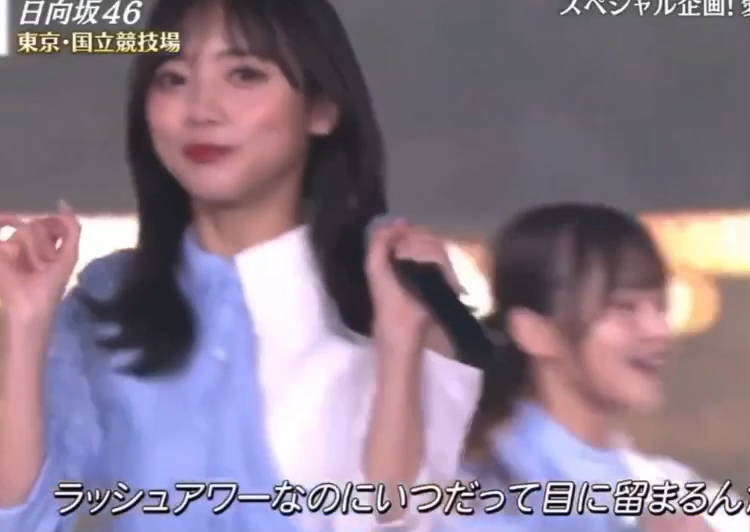
//> input picture frame 12 of OpenCV_for_Cpp/examples/Kyoko.mov, 750 x 532 px
$ ./rgb_split   (built with g++ and OpenCV 4)
//> lines starting //> are read from the running program, lines starting //| are printed output that depends on the picture
#include <iostream>
#include <opencv2/opencv.hpp>
#include <opencv2/highgui.hpp>
#include <opencv2/xphoto.hpp>

using namespace std;
using namespace cv;

int main(){
    // 動画ファイル読み込み
    auto filename="../examples/Kyoko.mov";
    VideoCapture cap(filename);
    // 画像サイズ
    Size frame((int)cap.get(CAP_PROP_FRAME_WIDTH),
                (int)cap.get(CAP_PROP_FRAME_HEIGHT));
    // ゼロ画像
    Mat src;
    Mat imgzero=Mat::zeros(frame, CV_8UC1);

    // 3チャンネル出力用
    vector<Mat> dst(3);
    vector<string> colors{"red", "green", "blue"};

    //
    while(1){
        cap >> src;
//> src is the input picture: 532 rows x 750 cols, CV_8UC3; mean B, G, R 136.2, 121.6, 137
        if(src.empty()) break;

        // Mat型vectorコンテナ（３要素）を用意
        vector<Mat> ch(3);

        // RGBチャンネルに分離
        split(src, ch);
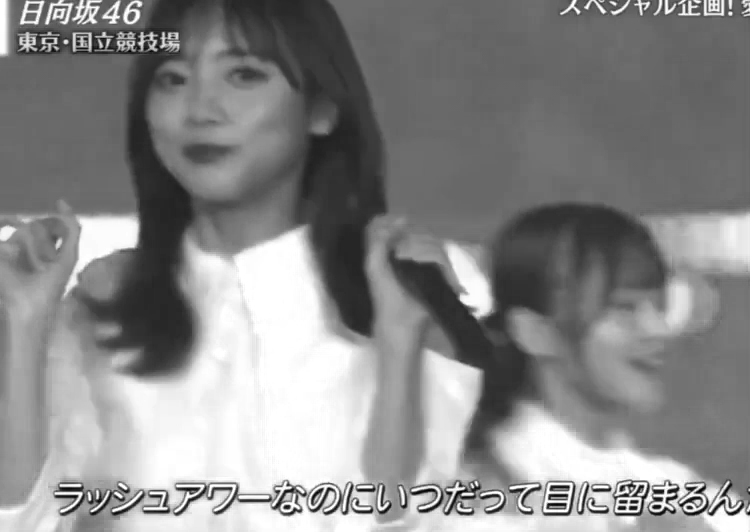
//> ch[0]: 532 rows x 750 cols, CV_8UC1; min 0, max 255, mean 136.2
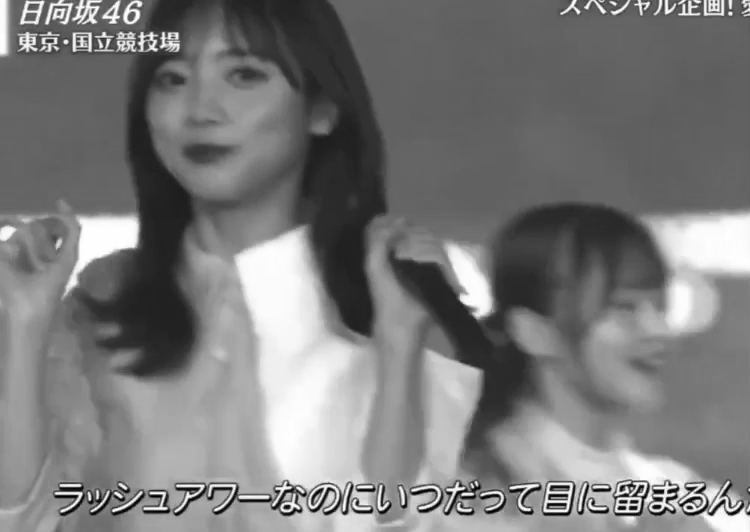
//> ch[1]: 532 rows x 750 cols, CV_8UC1; min 0, max 255, mean 121.6
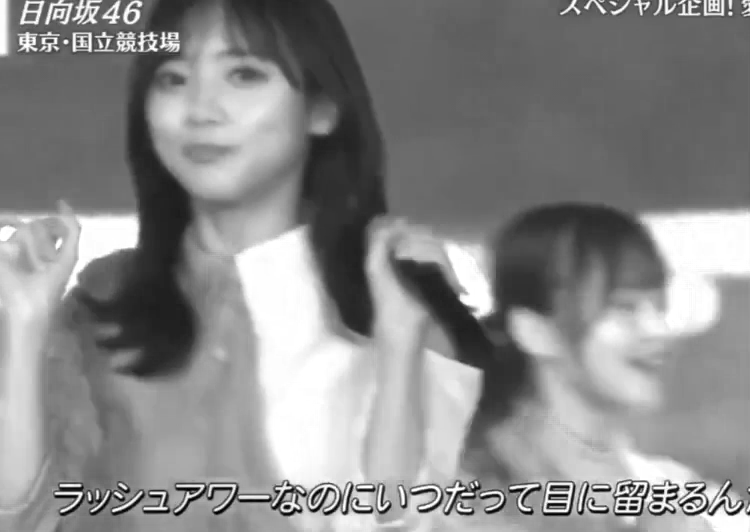
//> ch[2]: 532 rows x 750 cols, CV_8UC1; min 0, max 255, mean 137

        // チャンネル合成
        for(int i=0; i<ch.size(); i++){
            vector<Mat> temp {imgzero,imgzero,imgzero};
            temp[i]=ch[i];
            merge(temp, dst[i]);
            imshow(colors[i], dst[i]);
        }
//> this loop made 3 passes
//> pass 1, `imshow(colors[i], dst[i]);`:
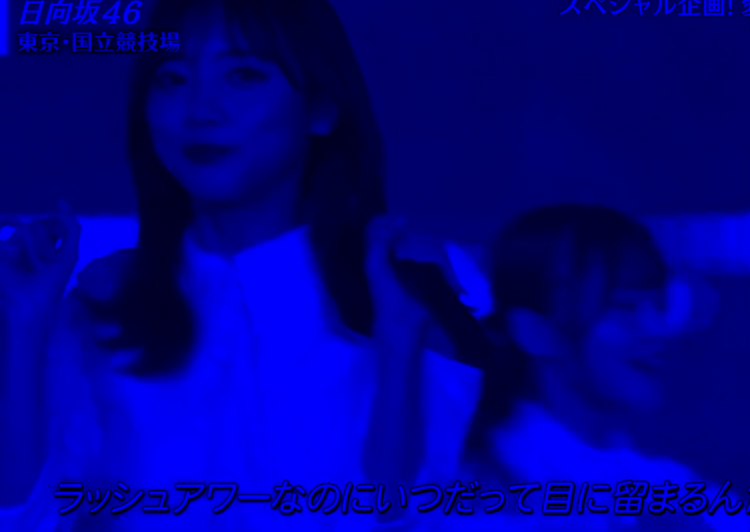
//> window 'red': 532 rows x 750 cols, CV_8UC3; mean B, G, R 136.2, 0, 0
//> pass 2, `imshow(colors[i], dst[i]);`:
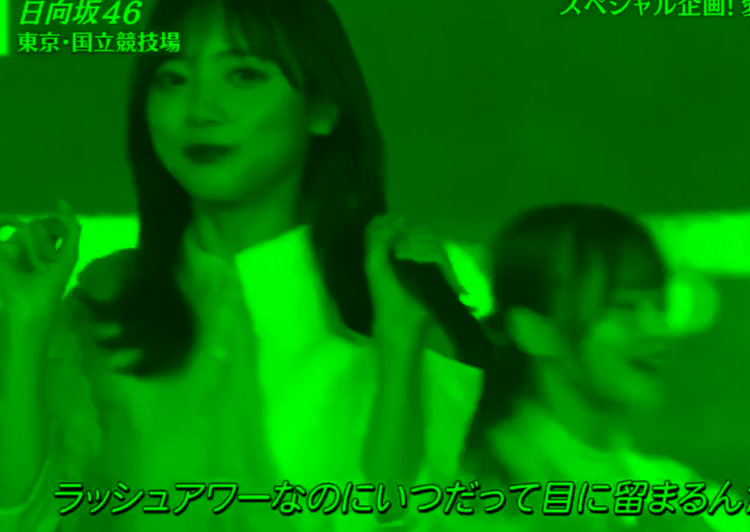
//> window 'green': 532 rows x 750 cols, CV_8UC3; mean B, G, R 0, 121.6, 0
//> after the loop: imgzero: 532 rows x 750 cols, CV_8UC1; every value is 0

        // RGBピクセル平均値を計算して表示する
        Scalar ave=mean(src);
//> ave = Scalar(136.2, 121.6, 137)
        cout.precision(0);
        cout << fixed << "RGB平均値:" << ave << ";";
//| RGB平均値:[136, 122, 137, 0];

        // 最大値の要素番号を求める
        Point maxLoc;
        minMaxLoc(ave, NULL, NULL, NULL, &maxLoc);
//> maxLoc = Point(0, 2)
        cout << colors[maxLoc.y] + "成分が多い" << endl;
//| blue成分が多い

        if(waitKey(30)==27) break;
//> the Esc key is pressed
    }
    return 0;
}

$ run again, starting later in the video
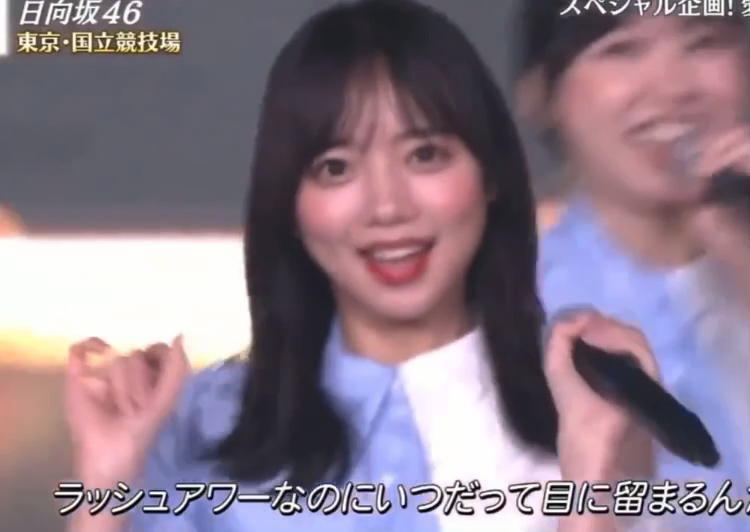
//> input picture frame 56 of OpenCV_for_Cpp/examples/Kyoko.mov, 750 x 532 px
//> src is the input picture: 532 rows x 750 cols, CV_8UC3; mean B, G, R 135.4, 121.7, 138.8
//> the loop `for(int i=0; i<ch.size(); i++)` made 3 passes
//> pass 1, `imshow(colors[i], dst[i]);`:
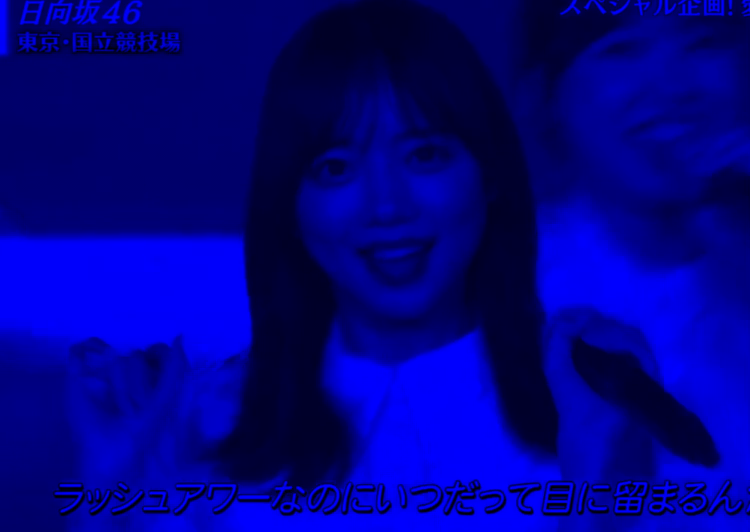
//> window 'red': 532 rows x 750 cols, CV_8UC3; mean B, G, R 135.4, 0, 0
//> pass 2, `imshow(colors[i], dst[i]);`:
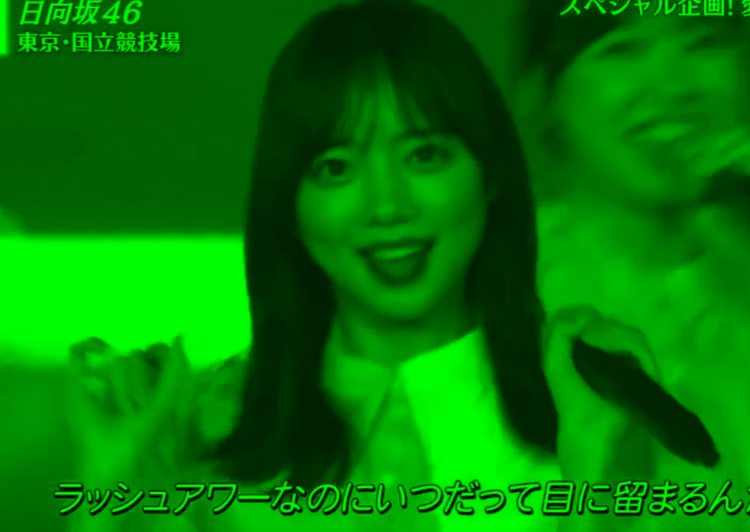
//> window 'green': 532 rows x 750 cols, CV_8UC3; mean B, G, R 0, 121.7, 0
//> ave = Scalar(135.4, 121.7, 138.8)
//| RGB平均値:[135, 122, 139, 0];
//> maxLoc = Point(0, 2)
//| blue成分が多い

$ run again, starting later in the video
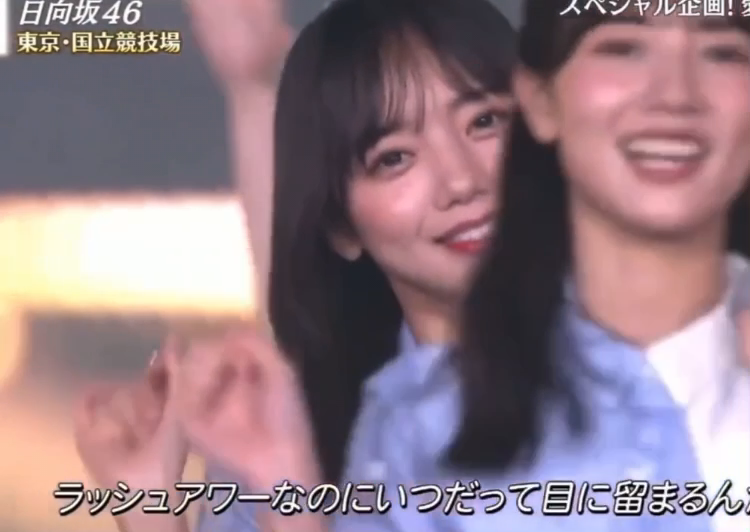
//> input picture frame 100 of OpenCV_for_Cpp/examples/Kyoko.mov, 750 x 532 px
//> src is the input picture: 532 rows x 750 cols, CV_8UC3; mean B, G, R 132.5, 123.4, 146.9
//> the loop `for(int i=0; i<ch.size(); i++)` made 3 passes
//> pass 1, `imshow(colors[i], dst[i]);`:
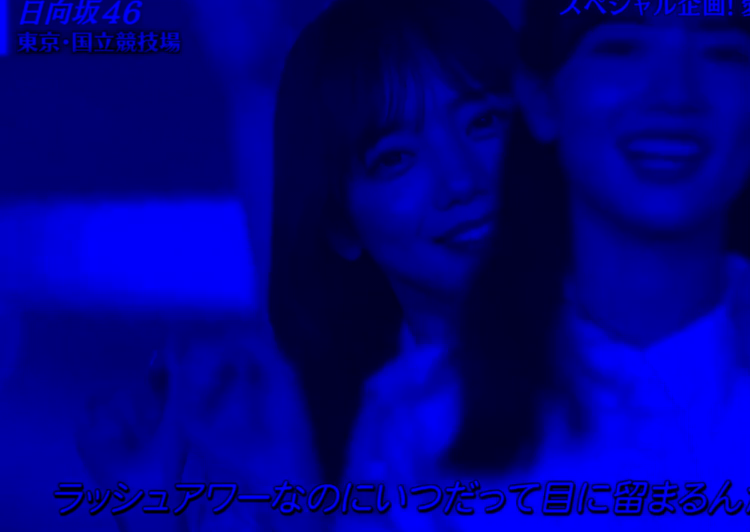
//> window 'red': 532 rows x 750 cols, CV_8UC3; mean B, G, R 132.5, 0, 0
//> pass 2, `imshow(colors[i], dst[i]);`:
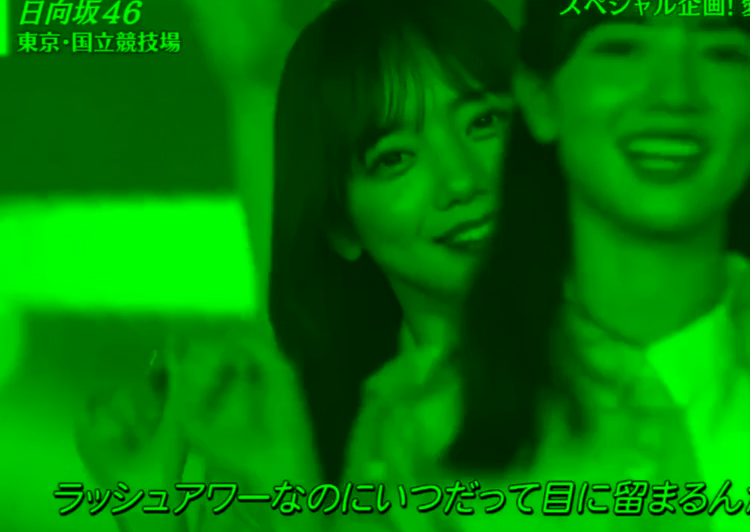
//> window 'green': 532 rows x 750 cols, CV_8UC3; mean B, G, R 0, 123.4, 0
//> ave = Scalar(132.5, 123.4, 146.9)
//| RGB平均値:[132, 123, 147, 0];
//> maxLoc = Point(0, 2)
//| blue成分が多い
